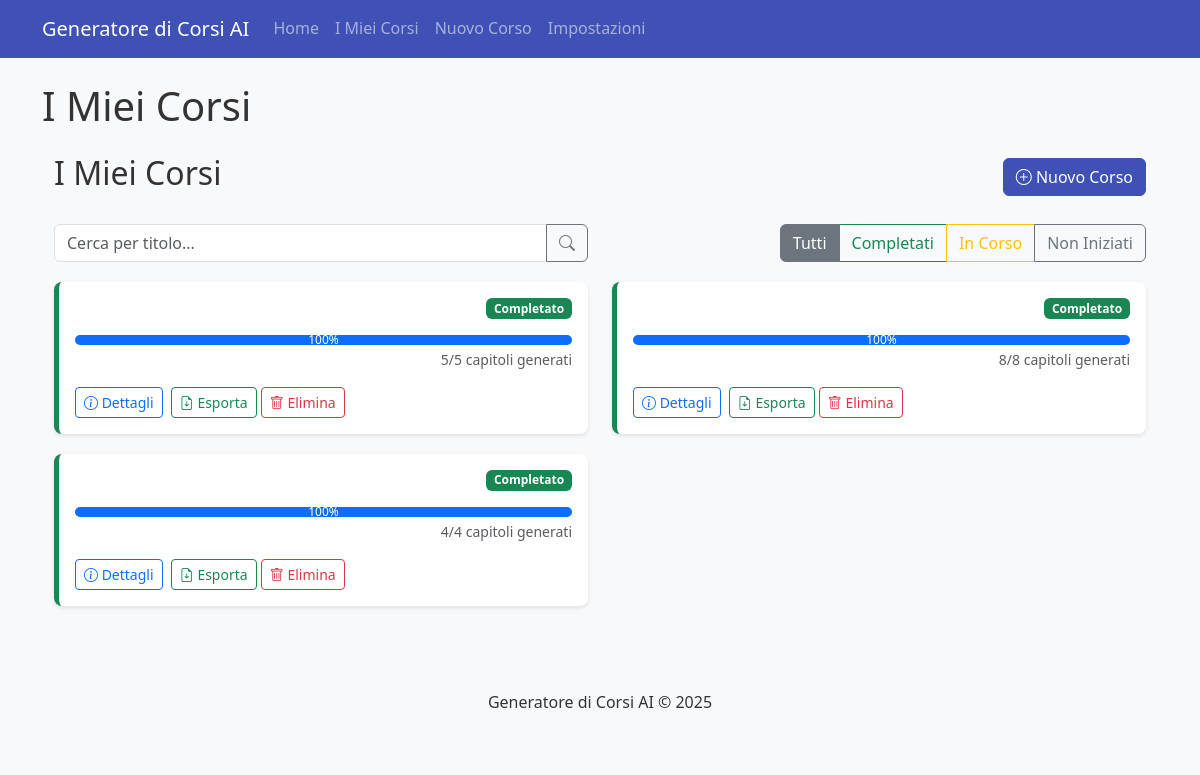
/corsi, run on the app's committed database.
### tables this page shows
CREATE TABLE corsi (
        id TEXT PRIMARY KEY,
        parametri TEXT NOT NULL,
        scaletta TEXT,
        creato TEXT NOT NULL,
        ultimo_aggiornamento TEXT,
        completato INTEGER DEFAULT 0
    );

### app/main.py (the view)
@app.get("/corsi", response_class=HTMLResponse)
async def lista_corsi_page(request: Request):
    logger.info("Accesso alla pagina /corsi richiesto")
    try:
        logger.info("Tentativo di caricare la lista dei corsi (route /corsi)")
        corsi = lista_corsi()
        logger.info(f"Corsi caricati in /corsi: {len(corsi)} trovati")
        percentuale_completamento = {}
        capitoli_generati = {}
        num_capitoli = {}
        for corso_item in corsi:
            corso_id = corso_item["id"]
            percentuale = percento_completamento(corso_id)
            percentuale_completamento[corso_id] = percentuale
            corso_completo = carica_corso(corso_id)
            if (corso_completo and
                corso_completo.get("scaletta") is not None and
                isinstance(corso_completo["scaletta"], dict) and
                "capitoli" in corso_completo["scaletta"]):
                num_capitoli_totali = len(corso_completo["scaletta"]["capitoli"])
                num_capitoli[corso_id] = num_capitoli_totali
                contenuti = carica_contenuti_corso(corso_id)
                capitoli_con_contenuto = 0
                for capitolo in corso_completo["scaletta"]["capitoli"]:
                    if capitolo["id"] in contenuti:
                        capitoli_con_contenuto += 1
                capitoli_generati[corso_id] = capitoli_con_contenuto
            else:
                num_capitoli[corso_id] = 0
                capitoli_generati[corso_id] = 0
        logger.info("Rendering del template corsi.html da /corsi")
        return templates.TemplateResponse("corsi.html", {
            "request": request,
            "title": "I Miei Corsi",
            "corsi": corsi,
            "percentuale_completamento": percentuale_completamento,
            "capitoli_generati": capitoli_generati,
            "num_capitoli": num_capitoli
        })
    except Exception as e:
        logger.error(f"Errore nella pagina /corsi: {str(e)}")
        logger.error(f"Tracciamento: {traceback.format_exc()}")
        raise

### app/templates/corsi.html (shortened to what this page needs)
{% extends "base.html" %}
{% block extra_head %}
<link rel="stylesheet" href="https://cdn.jsdelivr.net/npm/bootstrap-icons@1.8.0/font/bootstrap-icons.css">
{% endblock %}
{% block content %}
<div class="container">
    <div class="row">
        <div class="col-md-12 mb-4">
            <div class="d-flex justify-content-between align-items-center">
                <h2>I Miei Corsi</h2>
                <a href="/nuovo-corso" class="btn btn-primary">
                    <i class="bi bi-plus-circle"></i> Nuovo Corso
                </a>
            </div>
        </div>
    </div>
    <div class="row filtro-corsi">
        <div class="col-md-6">
            <div class="input-group">
                <input type="text" id="cercaCorso" class="form-control" placeholder="Cerca per titolo...">
                <button class="btn btn-outline-secondary" type="button" id="btnCerca">
                    <i class="bi bi-search"></i>
                </button>
            </div>
        </div>
        <div class="col-md-6">
            <div class="btn-group float-end" role="group">
                <button type="button" class="btn btn-outline-secondary active filter-btn" data-filter="all">Tutti</button>
                <button type="button" class="btn btn-outline-success filter-btn" data-filter="completo">Completati</button>
                <button type="button" class="btn btn-outline-warning filter-btn" data-filter="in-progress">In Corso</button>
                <button type="button" class="btn btn-outline-secondary filter-btn" data-filter="non-iniziato">Non Iniziati</button>
            </div>
        </div>
    </div>
    <div class="row" id="listaCorsi">
        {% if corsi|length == 0 %}
            <div class="col-12 text-center py-5">
                <div class="p-5 bg-light rounded">
                    <h3>Non hai ancora creato nessun corso</h3>
                    <p class="lead">Inizia creando il tuo primo corso con l'intelligenza artificiale!</p>
                    <a href="/nuovo-corso" class="btn btn-primary btn-lg">Crea il Primo Corso</a>
                </div>
            </div>
        {% else %}
            {% for corso in corsi %}
                {% set percentuale = percentuale_completamento.get(corso.id, 0) %}
                {% set stato_classe = "corso-non-iniziato" %}
                {% set stato_testo = "Non Iniziato" %}
                {% set stato_badge_classe = "bg-secondary" %}
                {% if percentuale == 100 %}
                    {% set stato_classe = "corso-completo" %}
                    {% set stato_testo = "Completato" %}
                    {% set stato_badge_classe = "bg-success" %}
                {% elif percentuale > 0 %}
                    {% set stato_classe = "corso-in-progress" %}
                    {% set stato_testo = "In Corso" %}
                    {% set stato_badge_classe = "bg-warning text-dark" %}
                {% endif %}
                <div class="col-md-6 corso-item" data-stato="{{ 'completo' if percentuale == 100 else 'in-progress' if percentuale > 0 else 'non-iniziato' }}" data-corso-id="{{ corso.id }}">
                    <div class="card {{ stato_classe }} card-corso">
                        <div class="card-body">
                            <div class="d-flex justify-content-between align-items-start">
                                <span class="badge {{ stato_badge_classe }}">{{ stato_testo }}</span>
                            </div>
                            <div class="progress mb-1">
                                <div class="progress-bar" role="progressbar" style="width: {{ percentuale }}%;"
                                     aria-valuenow="{{ percentuale }}" aria-valuemin="0" aria-valuemax="100">{{ percentuale }}%</div>
                            </div>
                            <p class="text-muted small text-end">{{ capitoli_generati.get(corso.id, 0) }}/{{ num_capitoli.get(corso.id, 0) }} capitoli generati</p>
                            <div class="corso-azioni">
                                <a href="/corso/{{ corso.id }}" class="btn btn-sm btn-outline-primary me-1">
                                    <i class="bi bi-info-circle"></i> Dettagli
                                </a>
                                {% if percentuale == 100 %}
                                <a href="/corso/{{ corso.id }}/finalizza" class="btn btn-sm btn-outline-success">
                                    <i class="bi bi-file-earmark-arrow-down"></i> Esporta
                                </a>
                                {% endif %}
                                <button type="button" class="btn btn-sm btn-outline-danger elimina-corso-modal" data-bs-toggle="modal" data-bs-target="#eliminaCorsoModal" data-corso-id="{{ corso.id }}" data-corso-titolo="{{ corso.parametri.titolo }}">
                                    <i class="bi bi-trash"></i> Elimina
                                </button>
                            </div>
                        </div>
                    </div>
                </div>
            {% endfor %}
        {% endif %}
    </div>
</div>
{% endblock %}

### app/static/css/style.css (style rules this page uses)
body { font-family: 'Segoe UI', Tahoma, Geneva, Verdana, sans-serif; line-height: 1.6; color: #333; background-color: #f8f9fa; }
.btn-primary { background-color: #3f51b5; border-color: #3f51b5; }
.card { box-shadow: 0 2px 4px rgba(0, 0, 0, 0.1); border: none; border-radius: 8px; }

### app/templates/corsi.html (style rules this page uses)
.card-corso { transition: transform 0.3s, box-shadow 0.3s; margin-bottom: 20px; }
.corso-completo { border-left: 5px solid #198754; }
.progress { height: 10px; }
.filtro-corsi { margin-bottom: 20px; }
.corso-azioni { margin-top: 15px; }

### data on the page
corsi: stato_testo "Completato", percentuale "100", get "5"
corsi: stato_testo "Completato", percentuale "100", get "8"
corsi: stato_testo "Completato", percentuale "100", get "4"

### other printed values
{{ title }} "I Miei Corsi"
